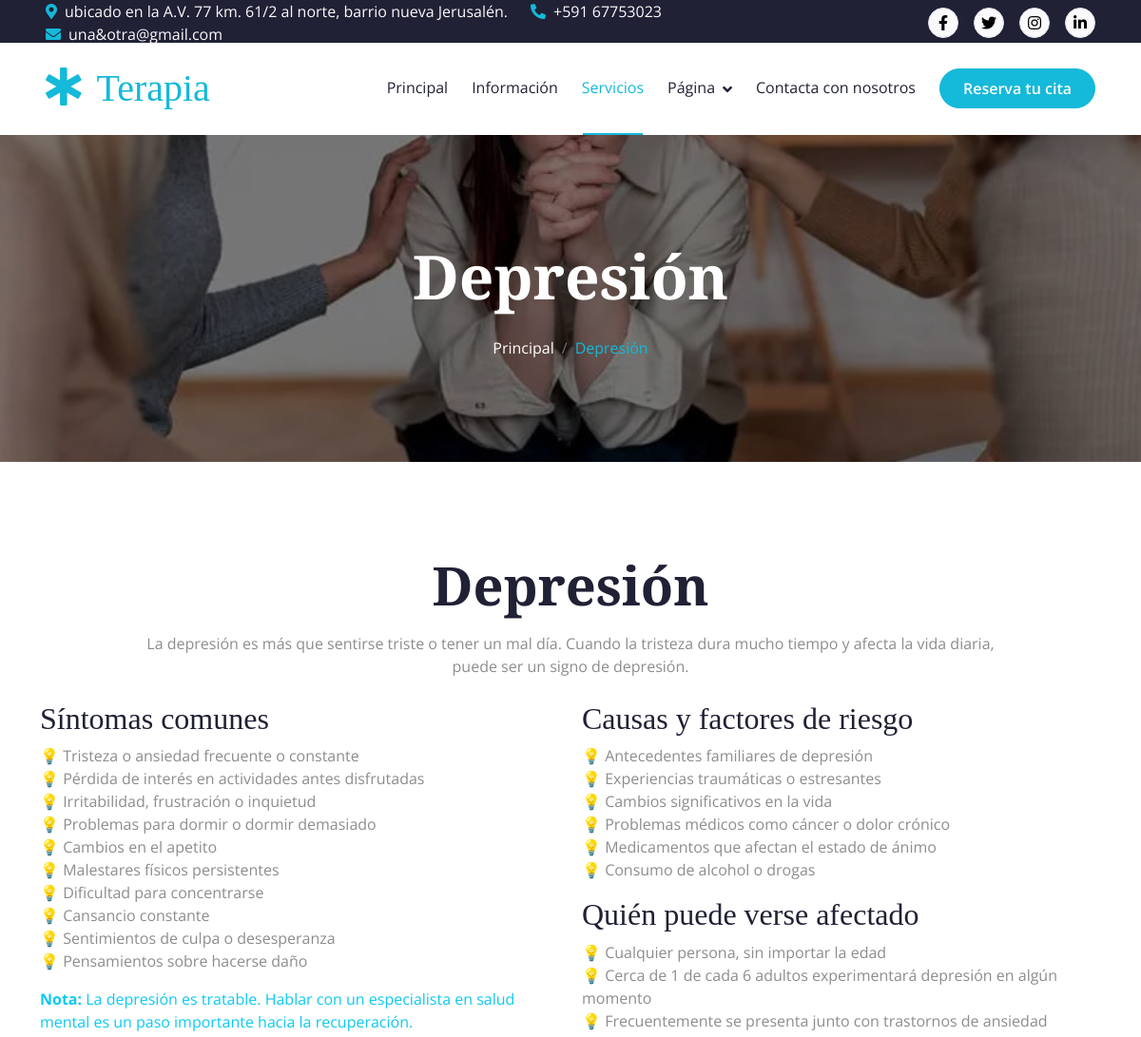
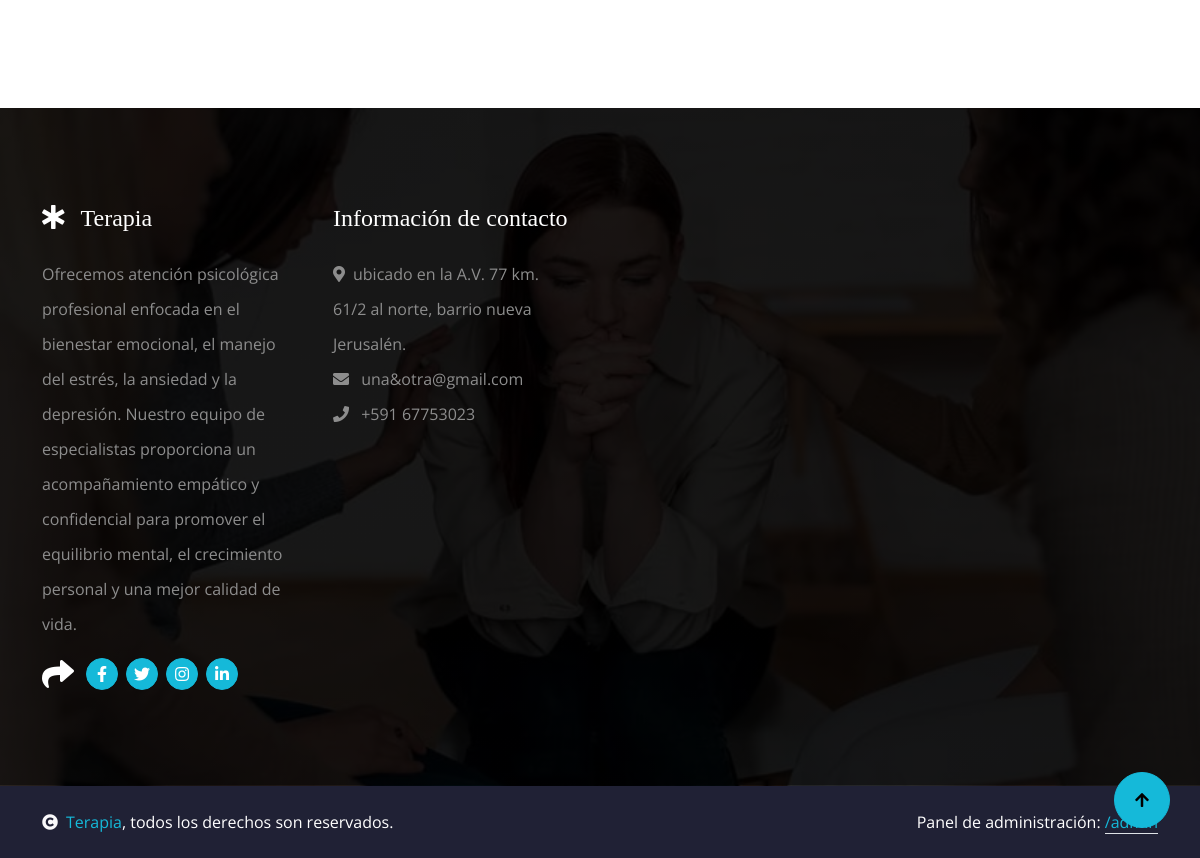
Screenshot of /servicio/depresion with the database file from the repository (2 pictures, top to bottom).
### tables this page shows
CREATE TABLE `services` (
  `id` INT UNSIGNED AUTO_INCREMENT PRIMARY KEY,
  `title` VARCHAR(150) NOT NULL,
  `slug` VARCHAR(150) NOT NULL UNIQUE,
  `short_description` TEXT NULL,
  `image` VARCHAR(255) NULL,
  `icon` VARCHAR(60) DEFAULT 'fa-diagnoses',
  `content` LONGTEXT NULL,
  `sort_order` INT DEFAULT 0,
  `status` TINYINT(1) DEFAULT 1
);

### app/core/Controller.php (called while the page is built, shortened)
<?php
abstract class Controller
{
    protected function view(string $view, array $data = []): void
    {
        extract($data);
        require VIEWS_PATH . '/partials/header.php';
        require VIEWS_PATH . "/{$view}.php";
        require VIEWS_PATH . '/partials/footer.php';
    }
}

### app/controllers/ServiceController.php (called while the page is built, shortened)
<?php
class ServiceController extends Controller
{
    public function show(string $slug): void
    {
        $serviceModel = new Service();
        $service = $serviceModel->findBySlug($slug);
        $this->view('services/detail', [
            'currentRoute'    => 'services',
            'pageTitle'       => $service['title'],
            'breadcrumbTitle' => $service['title'],
            'service'         => $service,
        ]);
    }
}

### index.php (called while the page is built, shortened)
<?php
require APP_PATH . '/helpers/functions.php';
$router = new Router();
$router->get('/', function () {
    (new HomeController())->index();
});
$router->get('/servicios', function () {
    (new ServiceController())->index();
});
$router->get('/servicio/{slug}', function (string $slug) {
    (new ServiceController())->show($slug);
});
$router->get('/sobre-nosotros', function () {
    (new PageController())->about();
});
$router->get('/equipo', function () {
    (new PageController())->team();
});
$router->get('/motivacion', function () {
    (new PageController())->testimonial();
});
$router->get('/caracteristicas', function () {
    (new PageController())->feature();
});
$router->get('/cita', function () {
    (new PageController())->appointment();
});
$router->post('/cita', function () {
    (new PageController())->storeAppointment();
});
$router->get('/contacto', function () {
    (new ContactController())->index();
});
$router->post('/contacto', function () {
    (new ContactController())->store();
});
$router->get('/admin/login', function () {
    (new AdminAuthController())->loginForm();
});
$router->post('/admin/login', function () {
    (new AdminAuthController())->login();
});
$router->get('/admin/logout', function () {
    (new AdminAuthController())->logout();
});
$router->get('/admin', function () {
    (new AdminDashboardController())->index();
});
$router->get('/admin/services', fn() => (new AdminServiceController())->index());
$router->get('/admin/services/create', fn() => (new AdminServiceController())->create());
$router->get('/admin/services/edit/{id}', fn($id) => (new AdminServiceController())->edit((int)$id));
$router->post('/admin/services/store', fn() => (new AdminServiceController())->store());
$router->get('/admin/services/delete/{id}', fn($id) => (new AdminServiceController())->delete((int)$id));
$router->get('/admin/slides', fn() => (new AdminSlideController())->index());
$router->get('/admin/slides/create', fn() => (new AdminSlideController())->create());
$router->get('/admin/slides/edit/{id}', fn($id) => (new AdminSlideController())->edit((int)$id));
$router->post('/admin/slides/store', fn() => (new AdminSlideController())->store());
$router->get('/admin/slides/delete/{id}', fn($id) => (new AdminSlideController())->delete((int)$id));
$router->get('/admin/features', fn() => (new AdminFeatureController())->index());
$router->get('/admin/features/create', fn() => (new AdminFeatureController())->create());
$router->get('/admin/features/edit/{id}', fn($id) => (new AdminFeatureController())->edit((int)$id));
$router->post('/admin/features/store', fn() => (new AdminFeatureController())->store());
$router->get('/admin/features/delete/{id}', fn($id) => (new AdminFeatureController())->delete((int)$id));
$router->get('/admin/team', fn() => (new AdminTeamController())->index());
$router->get('/admin/team/create', fn() => (new AdminTeamController())->create());
$router->get('/admin/team/edit/{id}', fn($id) => (new AdminTeamController())->edit((int)$id));
$router->post('/admin/team/store', fn() => (new AdminTeamController())->store());
$router->get('/admin/team/delete/{id}', fn($id) => (new AdminTeamController())->delete((int)$id));
$router->get('/admin/testimonials', fn() => (new AdminTestimonialController())->index());
$router->get('/admin/testimonials/create', fn() => (new AdminTestimonialController())->create());
$router->get('/admin/testimonials/edit/{id}', fn($id) => (new AdminTestimonialController())->edit((int)$id));
$router->post('/admin/testimonials/store', fn() => (new AdminTestimonialController())->store());
$router->get('/admin/testimonials/delete/{id}', fn($id) => (new AdminTestimonialController())->delete((int)$id));
$router->get('/admin/content-blocks', fn() => (new AdminContentBlockController())->index());
$router->get('/admin/content-blocks/edit/{key}', fn($key) => (new AdminContentBlockController())->edit($key));
$router->post('/admin/content-blocks/store', fn() => (new AdminContentBlockController())->store());
$router->get('/admin/settings', fn() => (new AdminSettingsController())->index());
$router->post('/admin/settings/store', fn() => (new AdminSettingsController())->store());
$router->get('/admin/messages', fn() => (new AdminMessageController())->index());
$router->get('/admin/messages/{id}', fn($id) => (new AdminMessageController())->show((int)$id));
$router->get('/admin/messages/delete/{id}', fn($id) => (new AdminMessageController())->delete((int)$id));
$router->dispatch();

### app/core/Model.php (called while the page is built, shortened)
<?php
abstract class Model
{
    protected PDO $db;
    protected string $table;
    public function __construct()
    {
        $this->db = Database::getInstance();
    }
    public function findBy(string $column, $value): ?array
    {
        $stmt = $this->db->prepare("SELECT * FROM {$this->table} WHERE {$column} = ? LIMIT 1");
        $stmt->execute([$value]);
        $row = $stmt->fetch();
        return $row ?: null;
    }
}

### app/core/Database.php (called while the page is built)
<?php
class Database
{
    private static ?PDO $instance = null;
    public static function getInstance(): PDO
    {
        if (self::$instance === null) {
            $dsn = 'mysql:host=' . DB_HOST . ';dbname=' . DB_NAME . ';charset=' . DB_CHARSET;
            try {
                self::$instance = new PDO($dsn, DB_USER, DB_PASS, [
                    PDO::ATTR_ERRMODE            => PDO::ERRMODE_EXCEPTION,
                    PDO::ATTR_DEFAULT_FETCH_MODE => PDO::FETCH_ASSOC,
                    PDO::ATTR_EMULATE_PREPARES   => false,
                ]);
            } catch (PDOException $e) {
                if (APP_DEBUG) {
                    die('Error de conexión a la base de datos: ' . $e->getMessage());
                }
                die('No se pudo conectar a la base de datos.');
            }
        }
        return self::$instance;
    }
}

### app/models/Service.php (called while the page is built, shortened)
<?php
class Service extends Model
{
    public function findBySlug(string $slug): ?array
    {
        return $this->findBy('slug', $slug);
    }
}

### app/helpers/functions.php (called while the page is built, shortened)
<?php
function e(?string $value): string
{
    return htmlspecialchars($value ?? '', ENT_QUOTES, 'UTF-8');
}
function base_url(string $path = ''): string
{
    return rtrim(BASE_URL, '/') . '/' . ltrim($path, '/');
}

### app/views/partials/breadcrumb.php (the view, shortened to what this page needs)
<div class="container-fluid bg-breadcrumb">
    <div class="container text-center py-5" style="max-width: 900px;">
        <h1 class="text-white display-3 mb-4 wow fadeInDown" data-wow-delay="0.1s"><?= e($breadcrumbTitle ?? '') ?></h1>
        <ol class="breadcrumb justify-content-center mb-0 wow fadeInDown" data-wow-delay="0.3s">
            <li class="breadcrumb-item"><a href="<?= base_url('/') ?>">Principal</a></li>
            <li class="breadcrumb-item active text-primary"><?= e($breadcrumbTitle ?? '') ?></li>
        </ol>
    </div>
</div>

### app/core/Router.php (shortened to what this page needs)
<?php
class Router
{
    private array $routes = ['GET' => [], 'POST' => []];
    public function get(string $path, callable $handler): void
    {
        $this->routes['GET'][$path] = $handler;
    }
    public function post(string $path, callable $handler): void
    {
        $this->routes['POST'][$path] = $handler;
    }
    public function dispatch(): void
    {
        $method = $_SERVER['REQUEST_METHOD'] === 'POST' ? 'POST' : 'GET';
        $uri = parse_url($_SERVER['REQUEST_URI'] ?? '/', PHP_URL_PATH);
        if (BASE_URL !== '' && strpos($uri, BASE_URL) === 0) {
            $uri = substr($uri, strlen(BASE_URL));
        }
        $uri = '/' . trim($uri, '/');
        foreach ($this->routes[$method] as $pattern => $handler) {
            if (strpos($pattern, '{') === false) {
                continue;
            }
            $regex = '#^' . preg_replace('/\{[a-zA-Z_]+\}/', '([^/]+)', $pattern) . '$#';
            if (preg_match($regex, $uri, $matches)) {
                array_shift($matches);
                call_user_func_array($handler, $matches);
                return;
            }
        }
        require VIEWS_PATH . '/partials/header.php';
        require VIEWS_PATH . '/partials/footer.php';
    }
}

### app/views/services/detail.php
<?php require VIEWS_PATH . '/partials/breadcrumb.php'; ?>
<div class="container-fluid depression py-5">
    <div class="container py-5">
        <?php
        echo $service['content'];
        ?>
    </div>
</div>

### assets/css/style.css (style rules this page uses)
.section-title { max-width: 900px; text-align: center; margin: 0 auto; }
.bg-breadcrumb { background: linear-gradient(rgba(0, 0, 0, 0.5), rgba(0, 0, 0, 0.5)), url(../img/carousel-2.jpg); background-position: center center; background-repeat: no-repeat; background-size: cover; padding: 160px 0 60px 0; }
.bg-breadcrumb .breadcrumb-item a { color: var(--bs-white) !important; }

### rows the page displays
services: title "Depresión", content "Depresión La depresión es más que sentirse triste o tener un mal día. Cuando la tristeza dura mucho tiempo y afecta la vida diaria, puede ser un signo de depresión. Síntomas comunes 💡 Tristeza o ansiedad frecuente o constante 💡 Pérdida de interés en actividades antes disfrutadas 💡 Irritabilidad, frustración o inquietud 💡 Problemas para dormir o dormir demasiado 💡 Cambios en el apetito 💡 Malestares físicos persistentes 💡 Dificultad para concentrarse 💡 Cansancio constante 💡 Sentimientos de culpa o desesperanza 💡 Pensamientos sobre hacerse daño Nota: La depresión es tratable. Hablar con un especialista en salud mental es un paso importante hacia la recuperación. Causas y factores de riesgo 💡…"

### other values shown
$settings['address'] "ubicado en la A.V. 77 km. 61/2 al norte, barrio nueva Jerusalén."
$settings['phone'] "+591 67753023"
$settings['email'] "una&otra@gmail.com"
$settings['site_name'] "Terapia"
